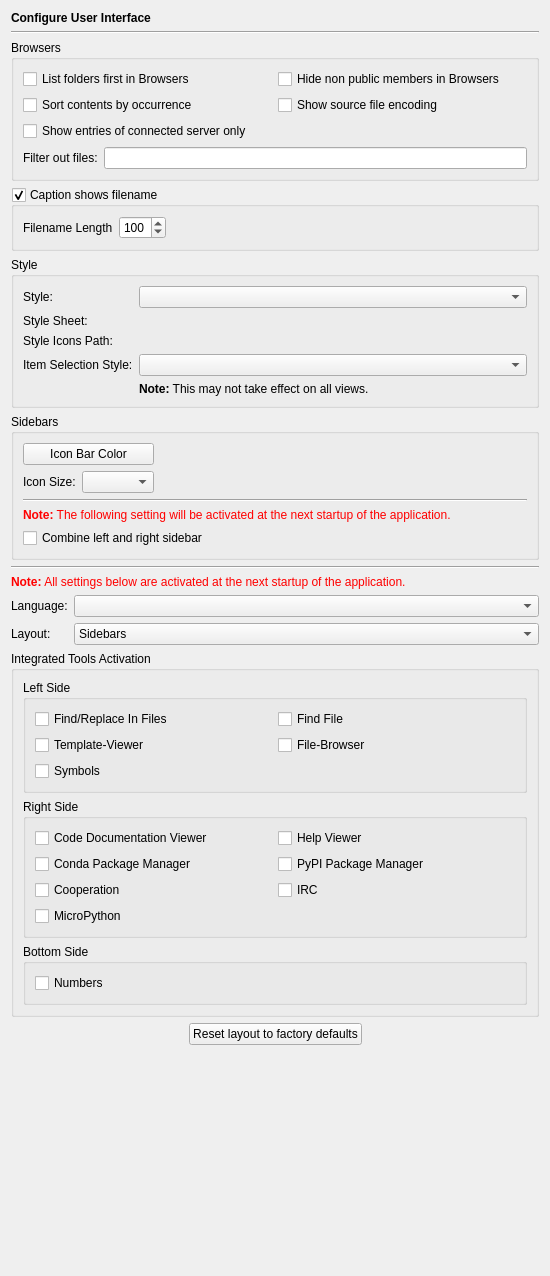
<?xml version="1.0" encoding="UTF-8"?>
<ui version="4.0">
 <class>InterfacePage</class>
 <widget class="QWidget" name="InterfacePage">
  <property name="geometry">
   <rect>
    <x>0</x>
    <y>0</y>
    <width>550</width>
    <height>1276</height>
   </rect>
  </property>
  <layout class="QVBoxLayout" name="verticalLayout_3">
   <item>
    <widget class="QLabel" name="headerLabel">
     <property name="text">
      <string>&lt;b&gt;Configure User Interface&lt;/b&gt;</string>
     </property>
    </widget>
   </item>
   <item>
    <widget class="Line" name="line9">
     <property name="frameShape">
      <enum>QFrame::HLine</enum>
     </property>
     <property name="frameShadow">
      <enum>QFrame::Sunken</enum>
     </property>
     <property name="orientation">
      <enum>Qt::Horizontal</enum>
     </property>
    </widget>
   </item>
   <item>
    <widget class="QGroupBox" name="groupBox_4">
     <property name="title">
      <string>Browsers</string>
     </property>
     <layout class="QGridLayout" name="gridLayout_2">
      <item row="0" column="0">
       <widget class="QCheckBox" name="uiBrowsersListFoldersFirstCheckBox">
        <property name="toolTip">
         <string>Select, if folders should be listed first in the various browsers</string>
        </property>
        <property name="text">
         <string>List folders first in Browsers</string>
        </property>
       </widget>
      </item>
      <item row="0" column="1">
       <widget class="QCheckBox" name="uiBrowsersHideNonPublicCheckBox">
        <property name="toolTip">
         <string>Select to hide non public classes, methods and attributes in the browsers.</string>
        </property>
        <property name="text">
         <string>Hide non public members in Browsers</string>
        </property>
       </widget>
      </item>
      <item row="1" column="0">
       <widget class="QCheckBox" name="uiBrowsersSortByOccurrenceCheckBox">
        <property name="toolTip">
         <string>Select to sort file contents by occurrence</string>
        </property>
        <property name="text">
         <string>Sort contents by occurrence</string>
        </property>
       </widget>
      </item>
      <item row="1" column="1">
       <widget class="QCheckBox" name="browserShowCodingCheckBox">
        <property name="toolTip">
         <string>Select to show the source code encoding</string>
        </property>
        <property name="text">
         <string>Show source file encoding</string>
        </property>
       </widget>
      </item>
      <item row="2" column="0" colspan="2">
       <widget class="QCheckBox" name="browserShowConnectedServerOnlyCheckBox">
        <property name="toolTip">
         <string>Select to show local entries and those related to the currently connected eric-ide server.</string>
        </property>
        <property name="text">
         <string>Show entries of connected server only</string>
        </property>
       </widget>
      </item>
      <item row="3" column="0" colspan="2">
       <layout class="QHBoxLayout" name="horizontalLayout_2">
        <item>
         <widget class="QLabel" name="label_4">
          <property name="text">
           <string>Filter out files:</string>
          </property>
         </widget>
        </item>
        <item>
         <widget class="QLineEdit" name="fileFiltersEdit">
          <property name="toolTip">
           <string>Enter wildcard file patterns separated by semicolon. Files matching these patterns will not be shown by the file browsers.</string>
          </property>
         </widget>
        </item>
       </layout>
      </item>
     </layout>
    </widget>
   </item>
   <item>
    <widget class="QGroupBox" name="uiCaptionShowsFilenameGroupBox">
     <property name="focusPolicy">
      <enum>Qt::StrongFocus</enum>
     </property>
     <property name="toolTip">
      <string>Select, if the caption of the main window should show the filename of the current editor</string>
     </property>
     <property name="title">
      <string>Caption shows filename</string>
     </property>
     <property name="checkable">
      <bool>true</bool>
     </property>
     <layout class="QHBoxLayout">
      <item>
       <widget class="QLabel" name="label">
        <property name="text">
         <string>Filename Length</string>
        </property>
       </widget>
      </item>
      <item>
       <widget class="QSpinBox" name="filenameLengthSpinBox">
        <property name="toolTip">
         <string>Enter the number of characters to be shown in the main window title.</string>
        </property>
        <property name="minimum">
         <number>10</number>
        </property>
        <property name="maximum">
         <number>999</number>
        </property>
        <property name="singleStep">
         <number>10</number>
        </property>
        <property name="value">
         <number>100</number>
        </property>
       </widget>
      </item>
      <item>
       <spacer>
        <property name="orientation">
         <enum>Qt::Horizontal</enum>
        </property>
        <property name="sizeHint" stdset="0">
         <size>
          <width>31</width>
          <height>23</height>
         </size>
        </property>
       </spacer>
      </item>
     </layout>
    </widget>
   </item>
   <item>
    <widget class="QGroupBox" name="groupBox">
     <property name="title">
      <string>Style</string>
     </property>
     <layout class="QGridLayout" name="gridLayout_3">
      <item row="0" column="0">
       <widget class="QLabel" name="label_2">
        <property name="text">
         <string>Style:</string>
        </property>
       </widget>
      </item>
      <item row="0" column="1">
       <widget class="QComboBox" name="styleComboBox">
        <property name="toolTip">
         <string>Select the interface style</string>
        </property>
       </widget>
      </item>
      <item row="1" column="0">
       <widget class="QLabel" name="label_3">
        <property name="text">
         <string>Style Sheet:</string>
        </property>
       </widget>
      </item>
      <item row="1" column="1">
       <widget class="EricPathPicker" name="styleSheetPicker" native="true">
        <property name="sizePolicy">
         <sizepolicy hsizetype="Expanding" vsizetype="Preferred">
          <horstretch>0</horstretch>
          <verstretch>0</verstretch>
         </sizepolicy>
        </property>
        <property name="focusPolicy">
         <enum>Qt::StrongFocus</enum>
        </property>
        <property name="toolTip">
         <string>Enter the path of the style sheet file</string>
        </property>
       </widget>
      </item>
      <item row="2" column="0">
       <widget class="QLabel" name="label_6">
        <property name="text">
         <string>Style Icons Path:</string>
        </property>
       </widget>
      </item>
      <item row="2" column="1">
       <widget class="EricPathPicker" name="styleIconsPathPicker" native="true">
        <property name="sizePolicy">
         <sizepolicy hsizetype="Expanding" vsizetype="Preferred">
          <horstretch>0</horstretch>
          <verstretch>0</verstretch>
         </sizepolicy>
        </property>
        <property name="focusPolicy">
         <enum>Qt::StrongFocus</enum>
        </property>
        <property name="toolTip">
         <string>Enter the path to the icons used within the style sheet (empty for default)</string>
        </property>
       </widget>
      </item>
      <item row="3" column="0">
       <widget class="QLabel" name="label_7">
        <property name="text">
         <string>Item Selection Style:</string>
        </property>
       </widget>
      </item>
      <item row="3" column="1">
       <widget class="QComboBox" name="itemSelectionStyleComboBox">
        <property name="toolTip">
         <string>Select the style for item selection (default is platform dependent).</string>
        </property>
       </widget>
      </item>
      <item row="4" column="1">
       <widget class="QLabel" name="label_8">
        <property name="text">
         <string>&lt;b&gt;Note:&lt;/b&gt; This may not take effect on all views.</string>
        </property>
       </widget>
      </item>
     </layout>
    </widget>
   </item>
   <item>
    <widget class="QGroupBox" name="groupBox_8">
     <property name="title">
      <string>Sidebars</string>
     </property>
     <layout class="QVBoxLayout" name="verticalLayout_2">
      <item>
       <layout class="QHBoxLayout" name="horizontalLayout">
        <item>
         <layout class="QGridLayout" name="gridLayout_7">
          <item row="0" column="0" colspan="2">
           <widget class="QPushButton" name="iconBarButton">
            <property name="toolTip">
             <string>Select the icon bar background color</string>
            </property>
            <property name="text">
             <string>Icon Bar Color</string>
            </property>
           </widget>
          </item>
          <item row="1" column="0">
           <widget class="QLabel" name="label_5">
            <property name="text">
             <string>Icon Size:</string>
            </property>
           </widget>
          </item>
          <item row="1" column="1">
           <widget class="QComboBox" name="iconSizeComboBox">
            <property name="toolTip">
             <string>Select the icon size</string>
            </property>
           </widget>
          </item>
         </layout>
        </item>
        <item>
         <widget class="QLabel" name="sampleLabel">
          <property name="minimumSize">
           <size>
            <width>50</width>
            <height>50</height>
           </size>
          </property>
          <property name="text">
           <string/>
          </property>
          <property name="alignment">
           <set>Qt::AlignCenter</set>
          </property>
         </widget>
        </item>
        <item>
         <widget class="QLabel" name="highlightedSampleLabel">
          <property name="minimumSize">
           <size>
            <width>50</width>
            <height>50</height>
           </size>
          </property>
          <property name="text">
           <string/>
          </property>
          <property name="alignment">
           <set>Qt::AlignCenter</set>
          </property>
         </widget>
        </item>
        <item>
         <spacer name="horizontalSpacer_2">
          <property name="orientation">
           <enum>Qt::Horizontal</enum>
          </property>
          <property name="sizeHint" stdset="0">
           <size>
            <width>396</width>
            <height>20</height>
           </size>
          </property>
         </spacer>
        </item>
       </layout>
      </item>
      <item>
       <widget class="Line" name="line9_3">
        <property name="frameShape">
         <enum>QFrame::HLine</enum>
        </property>
        <property name="frameShadow">
         <enum>QFrame::Sunken</enum>
        </property>
        <property name="orientation">
         <enum>Qt::Horizontal</enum>
        </property>
       </widget>
      </item>
      <item>
       <widget class="QLabel" name="TextLabel1_2_2_3">
        <property name="text">
         <string>&lt;font color=&quot;#FF0000&quot;&gt;&lt;b&gt;Note:&lt;/b&gt; The following setting will be activated at the next startup of the application.&lt;/font&gt;</string>
        </property>
       </widget>
      </item>
      <item>
       <widget class="QCheckBox" name="combinedLeftRightSidebarCheckBox">
        <property name="toolTip">
         <string>Select to combine the left and right sidebar</string>
        </property>
        <property name="text">
         <string>Combine left and right sidebar</string>
        </property>
       </widget>
      </item>
     </layout>
    </widget>
   </item>
   <item>
    <widget class="Line" name="line9_2">
     <property name="frameShape">
      <enum>QFrame::HLine</enum>
     </property>
     <property name="frameShadow">
      <enum>QFrame::Sunken</enum>
     </property>
     <property name="orientation">
      <enum>Qt::Horizontal</enum>
     </property>
    </widget>
   </item>
   <item>
    <widget class="QLabel" name="TextLabel1_2_2_2">
     <property name="text">
      <string>&lt;font color=&quot;#FF0000&quot;&gt;&lt;b&gt;Note:&lt;/b&gt; All settings below are activated at the next startup of the application.&lt;/font&gt;</string>
     </property>
    </widget>
   </item>
   <item>
    <layout class="QGridLayout" name="gridLayout">
     <item row="1" column="1">
      <widget class="QComboBox" name="layoutComboBox">
       <property name="sizePolicy">
        <sizepolicy hsizetype="Expanding" vsizetype="Fixed">
         <horstretch>0</horstretch>
         <verstretch>0</verstretch>
        </sizepolicy>
       </property>
       <property name="toolTip">
        <string>Select the layout type.</string>
       </property>
       <item>
        <property name="text">
         <string>Sidebars</string>
        </property>
       </item>
       <item>
        <property name="text">
         <string>Toolboxes</string>
        </property>
       </item>
      </widget>
     </item>
     <item row="0" column="1">
      <widget class="QComboBox" name="languageComboBox">
       <property name="sizePolicy">
        <sizepolicy hsizetype="Expanding" vsizetype="Fixed">
         <horstretch>0</horstretch>
         <verstretch>0</verstretch>
        </sizepolicy>
       </property>
       <property name="toolTip">
        <string>Select the interface language.</string>
       </property>
       <property name="whatsThis">
        <string>The interface language can be selected from this list. If &quot;system&quot; is selected, the interface language is determined by the system. The selection of &quot;none&quot; means, that the default language will be used.</string>
       </property>
      </widget>
     </item>
     <item row="0" column="0">
      <widget class="QLabel" name="languageLabel">
       <property name="sizePolicy">
        <sizepolicy hsizetype="Fixed" vsizetype="Preferred">
         <horstretch>0</horstretch>
         <verstretch>0</verstretch>
        </sizepolicy>
       </property>
       <property name="text">
        <string>Language:</string>
       </property>
       <property name="buddy">
        <cstring>languageComboBox</cstring>
       </property>
      </widget>
     </item>
     <item row="1" column="0">
      <widget class="QLabel" name="layoutLabel">
       <property name="text">
        <string>Layout:</string>
       </property>
      </widget>
     </item>
    </layout>
   </item>
   <item>
    <widget class="QGroupBox" name="groupBox_3">
     <property name="title">
      <string>Integrated Tools Activation</string>
     </property>
     <layout class="QVBoxLayout" name="verticalLayout">
      <item>
       <widget class="QGroupBox" name="groupBox_10">
        <property name="title">
         <string>Left Side</string>
        </property>
        <layout class="QGridLayout" name="gridLayout_5">
         <item row="2" column="0">
          <widget class="QCheckBox" name="symbolsCheckBox">
           <property name="toolTip">
            <string>Select to activate the Symbols widget</string>
           </property>
           <property name="text">
            <string>Symbols</string>
           </property>
          </widget>
         </item>
         <item row="1" column="0">
          <widget class="QCheckBox" name="templateViewerCheckBox">
           <property name="toolTip">
            <string>Select to activate the Template viewer</string>
           </property>
           <property name="text">
            <string>Template-Viewer</string>
           </property>
          </widget>
         </item>
         <item row="1" column="1">
          <widget class="QCheckBox" name="fileBrowserCheckBox">
           <property name="toolTip">
            <string>Select to activate the File-Browser widget</string>
           </property>
           <property name="text">
            <string>File-Browser</string>
           </property>
          </widget>
         </item>
         <item row="0" column="0">
          <widget class="QCheckBox" name="findReplaceCheckBox">
           <property name="toolTip">
            <string>Select to activate the embedded Find/Replace In Files tool.</string>
           </property>
           <property name="text">
            <string>Find/Replace In Files</string>
           </property>
          </widget>
         </item>
         <item row="0" column="1">
          <widget class="QCheckBox" name="findLocationCheckBox">
           <property name="toolTip">
            <string>Select to activate the embedded Find File tool.</string>
           </property>
           <property name="text">
            <string>Find File</string>
           </property>
          </widget>
         </item>
        </layout>
       </widget>
      </item>
      <item>
       <widget class="QGroupBox" name="leftRightGroupBox">
        <property name="title">
         <string>Right Side</string>
        </property>
        <layout class="QGridLayout" name="gridLayout_4">
         <item row="0" column="0">
          <widget class="QCheckBox" name="codeDocumentationViewerCheckBox">
           <property name="toolTip">
            <string>Select to activate the Code Documentation Viewer</string>
           </property>
           <property name="text">
            <string>Code Documentation Viewer</string>
           </property>
          </widget>
         </item>
         <item row="0" column="1">
          <widget class="QCheckBox" name="helpViewerCheckBox">
           <property name="toolTip">
            <string>Select to activate the Help Viewer widget</string>
           </property>
           <property name="text">
            <string>Help Viewer</string>
           </property>
          </widget>
         </item>
         <item row="1" column="0">
          <widget class="QCheckBox" name="condaCheckBox">
           <property name="toolTip">
            <string>Select to activate the conda package manager widget</string>
           </property>
           <property name="text">
            <string>Conda Package Manager</string>
           </property>
          </widget>
         </item>
         <item row="1" column="1">
          <widget class="QCheckBox" name="pypiCheckBox">
           <property name="toolTip">
            <string>Select to activate the PyPI package manager widget</string>
           </property>
           <property name="text">
            <string>PyPI Package Manager</string>
           </property>
          </widget>
         </item>
         <item row="2" column="0">
          <widget class="QCheckBox" name="cooperationCheckBox">
           <property name="toolTip">
            <string>Select to activate the Cooperation widget</string>
           </property>
           <property name="text">
            <string>Cooperation</string>
           </property>
          </widget>
         </item>
         <item row="2" column="1">
          <widget class="QCheckBox" name="ircCheckBox">
           <property name="toolTip">
            <string>Select to activate the IRC widget</string>
           </property>
           <property name="text">
            <string>IRC</string>
           </property>
          </widget>
         </item>
         <item row="3" column="0">
          <widget class="QCheckBox" name="microPythonCheckBox">
           <property name="toolTip">
            <string>Select to activate the MicroPython widget</string>
           </property>
           <property name="text">
            <string>MicroPython</string>
           </property>
          </widget>
         </item>
        </layout>
       </widget>
      </item>
      <item>
       <widget class="QGroupBox" name="groupBox_11">
        <property name="title">
         <string>Bottom Side</string>
        </property>
        <layout class="QGridLayout" name="gridLayout_6">
         <item row="0" column="0">
          <widget class="QCheckBox" name="numbersCheckBox">
           <property name="toolTip">
            <string>Select to activate the Numbers widget</string>
           </property>
           <property name="text">
            <string>Numbers</string>
           </property>
          </widget>
         </item>
        </layout>
       </widget>
      </item>
     </layout>
    </widget>
   </item>
   <item>
    <layout class="QHBoxLayout" name="horizontalLayout_3">
     <item>
      <spacer name="horizontalSpacer">
       <property name="orientation">
        <enum>Qt::Horizontal</enum>
       </property>
       <property name="sizeHint" stdset="0">
        <size>
         <width>40</width>
         <height>20</height>
        </size>
       </property>
      </spacer>
     </item>
     <item>
      <widget class="QPushButton" name="resetLayoutButton">
       <property name="text">
        <string>Reset layout to factory defaults</string>
       </property>
      </widget>
     </item>
     <item>
      <spacer name="horizontalSpacer_3">
       <property name="orientation">
        <enum>Qt::Horizontal</enum>
       </property>
       <property name="sizeHint" stdset="0">
        <size>
         <width>40</width>
         <height>20</height>
        </size>
       </property>
      </spacer>
     </item>
    </layout>
   </item>
   <item>
    <spacer name="verticalSpacer">
     <property name="orientation">
      <enum>Qt::Vertical</enum>
     </property>
     <property name="sizeHint" stdset="0">
      <size>
       <width>20</width>
       <height>0</height>
      </size>
     </property>
    </spacer>
   </item>
  </layout>
 </widget>
 <customwidgets>
  <customwidget>
   <class>EricPathPicker</class>
   <extends>QWidget</extends>
   <header>eric7/EricWidgets/EricPathPicker.h</header>
   <container>1</container>
  </customwidget>
 </customwidgets>
 <tabstops>
  <tabstop>uiBrowsersListFoldersFirstCheckBox</tabstop>
  <tabstop>uiBrowsersHideNonPublicCheckBox</tabstop>
  <tabstop>uiBrowsersSortByOccurrenceCheckBox</tabstop>
  <tabstop>browserShowCodingCheckBox</tabstop>
  <tabstop>browserShowConnectedServerOnlyCheckBox</tabstop>
  <tabstop>fileFiltersEdit</tabstop>
  <tabstop>uiCaptionShowsFilenameGroupBox</tabstop>
  <tabstop>filenameLengthSpinBox</tabstop>
  <tabstop>styleComboBox</tabstop>
  <tabstop>styleSheetPicker</tabstop>
  <tabstop>styleIconsPathPicker</tabstop>
  <tabstop>itemSelectionStyleComboBox</tabstop>
  <tabstop>iconBarButton</tabstop>
  <tabstop>iconSizeComboBox</tabstop>
  <tabstop>combinedLeftRightSidebarCheckBox</tabstop>
  <tabstop>languageComboBox</tabstop>
  <tabstop>layoutComboBox</tabstop>
  <tabstop>findReplaceCheckBox</tabstop>
  <tabstop>findLocationCheckBox</tabstop>
  <tabstop>templateViewerCheckBox</tabstop>
  <tabstop>fileBrowserCheckBox</tabstop>
  <tabstop>symbolsCheckBox</tabstop>
  <tabstop>codeDocumentationViewerCheckBox</tabstop>
  <tabstop>helpViewerCheckBox</tabstop>
  <tabstop>condaCheckBox</tabstop>
  <tabstop>pypiCheckBox</tabstop>
  <tabstop>cooperationCheckBox</tabstop>
  <tabstop>ircCheckBox</tabstop>
  <tabstop>microPythonCheckBox</tabstop>
  <tabstop>numbersCheckBox</tabstop>
  <tabstop>resetLayoutButton</tabstop>
 </tabstops>
 <resources/>
 <connections/>
</ui>
